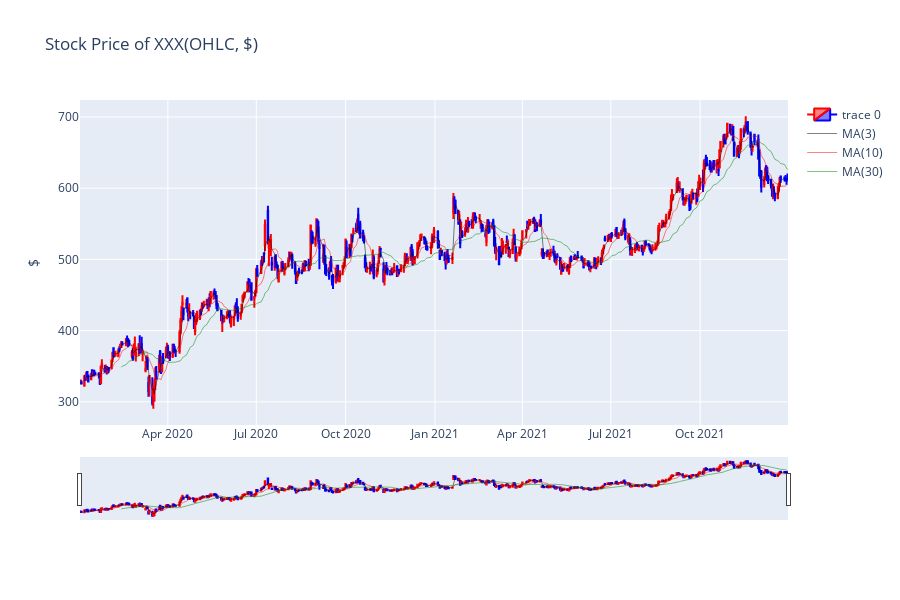

Here is the notebook cell this chart was saved with:
### Markdown cell above
확대 시 이동 평균선이 생긴 것을 확인 가능

### Code cell
# ma10과 ma30 추가
fig.add_traces(ma10)
fig.add_traces(ma30)
fig.show()

### Figure 1 — Plotly figure (JSON) as saved in the notebook; plotly's stock layout.template omitted (floating-point values rounded to 4 significant figures; data arrays with more than 128 entries replaced by an {"elided": "..."} marker saying what was removed)
{"data": [{"close": {"elided": "504 float values"}, "decreasing": {"line": {"color": "blue"}}, "high": {"elided": "504 float values"}, "increasing": {"line": {"color": "red"}}, "low": {"elided": "504 float values"}, "open": {"elided": "504 float values"}, "type": "candlestick", "x": {"elided": "504 str values"}}, {"line": {"color": "black", "width": 0.5}, "name": "MA(3)", "type": "scatter", "x": {"elided": "504 str values"}, "y": {"elided": "504 float values"}}, {"line": {"color": "red", "width": 0.5}, "name": "MA(10)", "type": "scatter", "x": {"elided": "504 str values"}, "y": {"elided": "504 float values"}}, {"line": {"color": "green", "width": 0.5}, "name": "MA(30)", "type": "scatter", "x": {"elided": "504 str values"}, "y": {"elided": "504 float values"}}], "layout": {"height": 600, "title": {"text": "Stock Price of XXX(OHLC, $)"}, "yaxis": {"title": {"text": "$"}}}}
